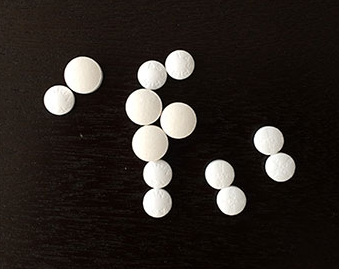
//> input picture Opencv_task121-140/photo/pill_002.png, 339 x 269 px
$ ./案例分享-分水岭分割   (built with g++ and OpenCV 4)
//> lines starting //> are read from the running program, lines starting //| are printed output that depends on the picture; after the words box and inside, x2 and y2 are one past the last pixel; in counts of white or black regions, pixels touching at a corner belong together
#include <opencv2/opencv.hpp>
#include <iostream>

using namespace cv;
using namespace std;

int main(int argc, char** argv) {
	Mat src = imread("photo/pill_002.png");
//> src is the input picture: 269 rows x 339 cols, CV_8UC3; mean B, G, R 34.5, 38.8, 45.1
	if (src.empty()) {
		printf("could not load image...\n");
		return -1;
	}
	namedWindow("input image", WINDOW_AUTOSIZE);
	imshow("input image", src);

	// 去噪声，这步很重要
	Mat gray, binary, shifted;
	pyrMeanShiftFiltering(src, shifted, 21, 51);
	//imshow("shifted", shifted);

	cvtColor(shifted, gray, COLOR_BGR2GRAY);
	threshold(gray, binary, 0, 255, THRESH_BINARY | THRESH_OTSU);
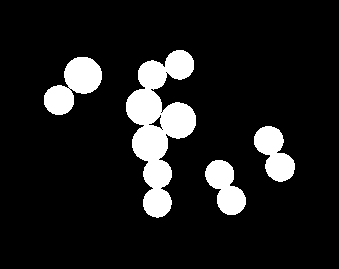
//> binary: 269 rows x 339 cols, CV_8UC1; 11.3% white; 4 white regions, box (x1, y1, x2, y2) and area: (126, 50, 196, 218) 5803, (44, 57, 102, 115) 1823, (254, 126, 295, 182) 1358, (205, 160, 246, 215) 1338
	//imshow("binary", binary);

	// distance transform
	Mat dist;
	distanceTransform(binary, dist, DistanceTypes::DIST_L2, 3, CV_32F);
	normalize(dist, dist, 0, 1, NORM_MINMAX);
	//imshow("distance result", dist);

	// binary
	threshold(dist, dist, 0.4, 1, THRESH_BINARY);
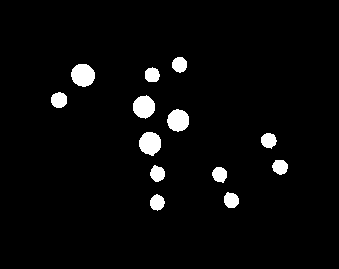
//> dist: 269 rows x 339 cols, CV_32FC1; values 0 (black) and 1 (white), 3.6% white; 13 white regions, largest, box (x1, y1, x2, y2) and area: (71, 64, 95, 87) 432, (139, 132, 161, 156) 406, (133, 95, 155, 119) 395
	//imshow("distance binary", dist);

	// markers
	Mat dist_m;
	dist.convertTo(dist_m, CV_8U);
//> dist_m: 269 rows x 339 cols, CV_8UC1; values 0 (black) and 1 (white), 3.6% white; 13 white regions
	vector<vector<Point>> contours;
	findContours(dist_m, contours, RETR_EXTERNAL, CHAIN_APPROX_SIMPLE, Point(0, 0));
//> contours = 13 contours; largest, box (x1, y1, x2, y2) and area: (71, 64, 95, 87) 399, (139, 132, 161, 156) 373, (133, 95, 155, 119) 364, (167, 109, 189, 132) 356, (51, 92, 67, 108) 183

	// create markers
	Mat markers = Mat::zeros(src.size(), CV_32SC1);
	for (size_t t = 0; t < contours.size(); t++) {
		drawContours(markers, contours, static_cast<int>(t), Scalar::all(static_cast<int>(t) + 1), -1);
	}
//> this loop made 13 passes
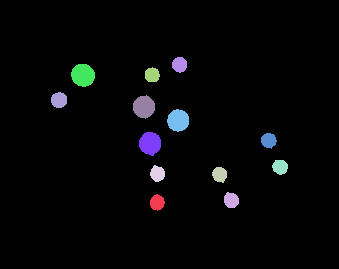
//> markers: 269 rows x 339 cols, CV_32SC1; 14 distinct labels, from 0 to 13; one colour per label, 0 black
	circle(markers, Point(5, 5), 3, Scalar(255), -1);
//> markers: 269 rows x 339 cols, CV_32SC1; 15 distinct labels, from 0 to 255
	//imshow("markers", markers*10000);

	// 形态学操作 - 彩色图像，目的是去掉干扰，让结果更好
	Mat k = getStructuringElement(MORPH_RECT, Size(3, 3), Point(-1, -1));
	morphologyEx(src, src, MORPH_ERODE, k);

	// 完成分水岭变换
	watershed(src, markers);
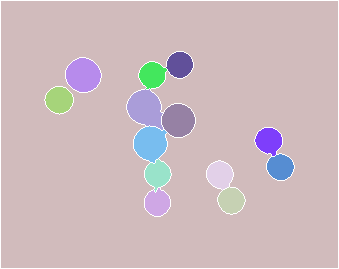
//> markers: 269 rows x 339 cols, CV_32SC1; 15 distinct labels, from -1 to 255; one colour per label, 0 black, -1 white
	Mat mark = Mat::zeros(markers.size(), CV_8UC1);
	markers.convertTo(mark, CV_8UC1);
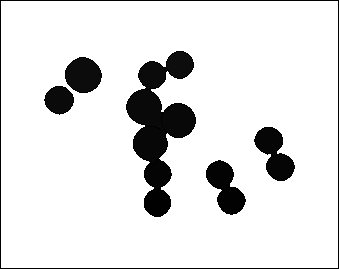
//> mark: 269 rows x 339 cols, CV_8UC1; min 0, max 255, mean 225.6
	bitwise_not(mark, mark, Mat());
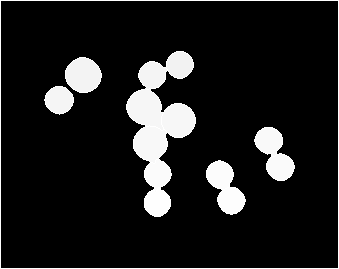
//> mark: 269 rows x 339 cols, CV_8UC1; min 0, max 255, mean 29.4
	//imshow("watershed result", mark);

	// generate random color
	vector<Vec3b> colors;
	for (size_t i = 0; i < contours.size(); i++) {
		int r = theRNG().uniform(0, 255);
		int g = theRNG().uniform(0, 255);
		int b = theRNG().uniform(0, 255);
		colors.push_back(Vec3b((uchar)b, (uchar)g, (uchar)r));
	}

	// 颜色填充与最终显示
	Mat dst = Mat::zeros(markers.size(), CV_8UC3);
	int index = 0;
	for (int row = 0; row < markers.rows; row++) {
		for (int col = 0; col < markers.cols; col++) {
			index = markers.at<int>(row, col);
			if (index > 0 && index <= contours.size()) {
				dst.at<Vec3b>(row, col) = colors[index - 1];
			}
			else {
				dst.at<Vec3b>(row, col) = Vec3b(0, 0, 0);
			}
		}
	}
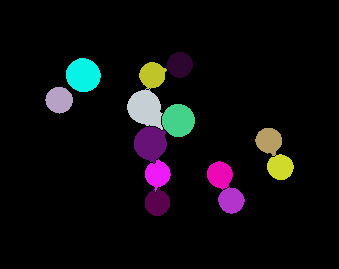
//> dst: 269 rows x 339 cols, CV_8UC3; mean B, G, R 13.9, 11.8, 13.1
//> after the loop, index = -1

	imshow("Final Result", dst);
	printf("number of objects : %d\n", contours.size());
//| number of objects : 13

	waitKey(0);
	return 0;
}

$ run again, with Opencv_task121-140/photo/abc.png copied over Opencv_task121-140/photo/pill_002.png
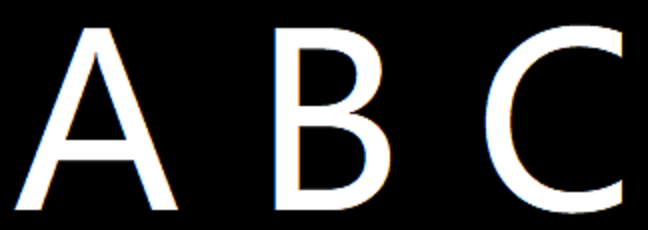
//> input picture Opencv_task121-140/photo/abc.png, 648 x 230 px
//> src is the input picture: 230 rows x 648 cols, CV_8UC3; mean B, G, R 50.8, 50.8, 50.8
//> binary: 230 rows x 648 cols, CV_8UC1; 19.9% white; 3 white regions, box (x1, y1, x2, y2) and area: (276, 28, 390, 210) 11580, (15, 28, 178, 210) 9960, (486, 26, 622, 214) 8062
//> dist_m: 230 rows x 648 cols, CV_8UC1; values 0 (black) and 1 (white), 9.6% white; 3 white regions
//> contours = 3 contours; box (x1, y1, x2, y2) and area: (282, 34, 384, 204) 14748, (23, 34, 170, 204) 8672, (492, 32, 616, 208) 3532
//> the loop `for (size_t t = 0; t < contours.size(); t++)` made 3 passes
//> src: 230 rows x 648 cols, CV_8UC3; 10.04% of pixels changed, all inside (x1, y1, x2, y2) = (13, 23, 625, 215)
//> `watershed(src, markers);`:
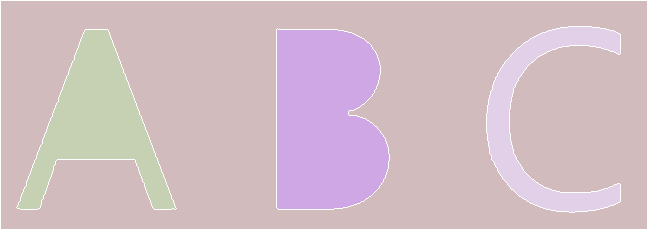
//> markers: 230 rows x 648 cols, CV_32SC1; 5 distinct labels, from -1 to 255; one colour per label, 0 black, -1 white
//> the loop `for (size_t i = 0; i < contours.size(); i++)` made 3 passes
//> after the loop `for (int row = 0; row < markers.rows; row++)`:
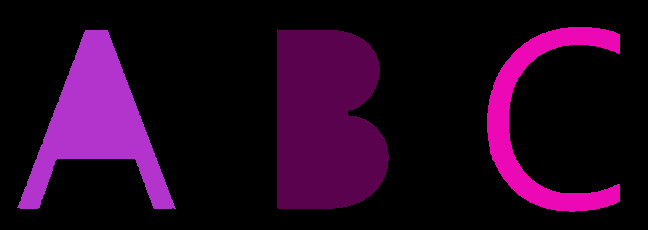
//> dst: 230 rows x 648 cols, CV_8UC3; mean B, G, R 33.1, 4.6, 35
//> after the loop `for (int row = 0; row < markers.rows; row++)`: index = -1
//| number of objects : 3
